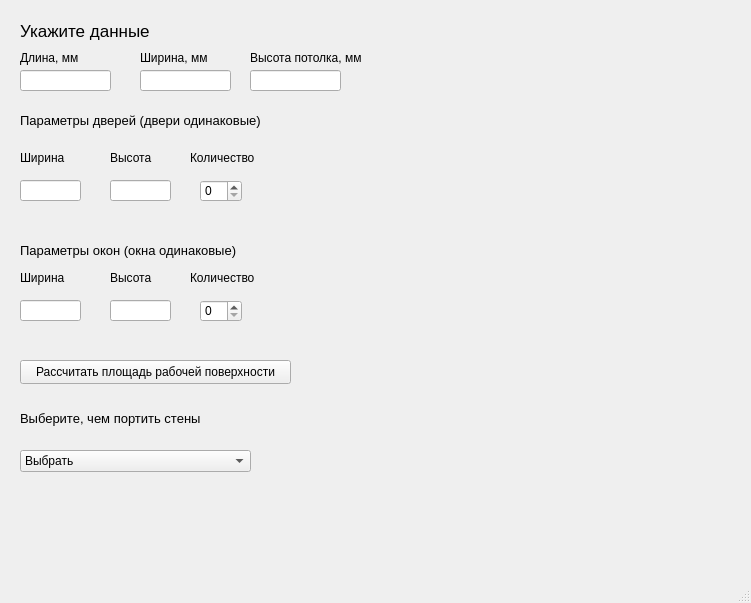
<?xml version="1.0" encoding="UTF-8"?>
<ui version="4.0">
 <class>MainWindow</class>
 <widget class="QMainWindow" name="MainWindow">
  <property name="geometry">
   <rect>
    <x>0</x>
    <y>0</y>
    <width>751</width>
    <height>603</height>
   </rect>
  </property>
  <property name="windowTitle">
   <string>MainWindow</string>
  </property>
  <widget class="QWidget" name="centralwidget">
   <widget class="QLabel" name="label">
    <property name="geometry">
     <rect>
      <x>20</x>
      <y>20</y>
      <width>181</width>
      <height>21</height>
     </rect>
    </property>
    <property name="font">
     <font>
      <pointsize>13</pointsize>
     </font>
    </property>
    <property name="text">
     <string>Укажите данные</string>
    </property>
   </widget>
   <widget class="QLabel" name="label_2">
    <property name="geometry">
     <rect>
      <x>140</x>
      <y>50</y>
      <width>81</width>
      <height>16</height>
     </rect>
    </property>
    <property name="text">
     <string>Ширина, мм</string>
    </property>
   </widget>
   <widget class="QLabel" name="label_3">
    <property name="geometry">
     <rect>
      <x>20</x>
      <y>50</y>
      <width>61</width>
      <height>16</height>
     </rect>
    </property>
    <property name="text">
     <string>Длина, мм</string>
    </property>
   </widget>
   <widget class="QLabel" name="label_4">
    <property name="geometry">
     <rect>
      <x>250</x>
      <y>50</y>
      <width>121</width>
      <height>16</height>
     </rect>
    </property>
    <property name="text">
     <string>Высота потолка, мм</string>
    </property>
   </widget>
   <widget class="QLineEdit" name="inputLength">
    <property name="geometry">
     <rect>
      <x>20</x>
      <y>70</y>
      <width>91</width>
      <height>21</height>
     </rect>
    </property>
   </widget>
   <widget class="QLineEdit" name="inputWidth">
    <property name="geometry">
     <rect>
      <x>140</x>
      <y>70</y>
      <width>91</width>
      <height>21</height>
     </rect>
    </property>
   </widget>
   <widget class="QLineEdit" name="inputHeight">
    <property name="geometry">
     <rect>
      <x>250</x>
      <y>70</y>
      <width>91</width>
      <height>21</height>
     </rect>
    </property>
   </widget>
   <widget class="QPushButton" name="btnCalc">
    <property name="geometry">
     <rect>
      <x>20</x>
      <y>360</y>
      <width>271</width>
      <height>24</height>
     </rect>
    </property>
    <property name="text">
     <string>Рассчитать площадь рабочей поверхности</string>
    </property>
   </widget>
   <widget class="QLabel" name="outputSquare">
    <property name="geometry">
     <rect>
      <x>310</x>
      <y>360</y>
      <width>61</width>
      <height>21</height>
     </rect>
    </property>
    <property name="frameShadow">
     <enum>QFrame::Plain</enum>
    </property>
    <property name="text">
     <string/>
    </property>
    <property name="textFormat">
     <enum>Qt::RichText</enum>
    </property>
   </widget>
   <widget class="QLabel" name="label_5">
    <property name="geometry">
     <rect>
      <x>20</x>
      <y>410</y>
      <width>311</width>
      <height>16</height>
     </rect>
    </property>
    <property name="font">
     <font>
      <pointsize>10</pointsize>
     </font>
    </property>
    <property name="text">
     <string>Выберите, чем портить стены </string>
    </property>
   </widget>
   <widget class="QComboBox" name="comboBox">
    <property name="geometry">
     <rect>
      <x>20</x>
      <y>450</y>
      <width>231</width>
      <height>22</height>
     </rect>
    </property>
    <item>
     <property name="text">
      <string notr="true">Выбрать</string>
     </property>
    </item>
    <item>
     <property name="text">
      <string>Обои</string>
     </property>
    </item>
    <item>
     <property name="text">
      <string>Краска</string>
     </property>
    </item>
    <item>
     <property name="text">
      <string>Панели</string>
     </property>
    </item>
    <item>
     <property name="text">
      <string>Штукатурка</string>
     </property>
    </item>
    <item>
     <property name="text">
      <string>Шпаклевка</string>
     </property>
    </item>
   </widget>
   <widget class="QLabel" name="label_6">
    <property name="geometry">
     <rect>
      <x>190</x>
      <y>150</y>
      <width>71</width>
      <height>16</height>
     </rect>
    </property>
    <property name="text">
     <string>Количество </string>
    </property>
   </widget>
   <widget class="QLabel" name="label_7">
    <property name="geometry">
     <rect>
      <x>20</x>
      <y>110</y>
      <width>321</width>
      <height>21</height>
     </rect>
    </property>
    <property name="font">
     <font>
      <pointsize>10</pointsize>
     </font>
    </property>
    <property name="text">
     <string>Параметры дверей (двери одинаковые)</string>
    </property>
   </widget>
   <widget class="QLabel" name="label_8">
    <property name="geometry">
     <rect>
      <x>20</x>
      <y>150</y>
      <width>55</width>
      <height>16</height>
     </rect>
    </property>
    <property name="text">
     <string>Ширина</string>
    </property>
   </widget>
   <widget class="QLabel" name="label_9">
    <property name="geometry">
     <rect>
      <x>110</x>
      <y>150</y>
      <width>55</width>
      <height>16</height>
     </rect>
    </property>
    <property name="text">
     <string>Высота</string>
    </property>
   </widget>
   <widget class="QLineEdit" name="doorInputWidth">
    <property name="geometry">
     <rect>
      <x>20</x>
      <y>180</y>
      <width>61</width>
      <height>21</height>
     </rect>
    </property>
   </widget>
   <widget class="QLineEdit" name="doorInputHeight">
    <property name="geometry">
     <rect>
      <x>110</x>
      <y>180</y>
      <width>61</width>
      <height>21</height>
     </rect>
    </property>
   </widget>
   <widget class="QSpinBox" name="doorsCount">
    <property name="geometry">
     <rect>
      <x>200</x>
      <y>180</y>
      <width>42</width>
      <height>22</height>
     </rect>
    </property>
   </widget>
   <widget class="QLabel" name="label_10">
    <property name="geometry">
     <rect>
      <x>20</x>
      <y>240</y>
      <width>321</width>
      <height>21</height>
     </rect>
    </property>
    <property name="font">
     <font>
      <pointsize>10</pointsize>
     </font>
    </property>
    <property name="text">
     <string>Параметры окон (окна одинаковые)</string>
    </property>
   </widget>
   <widget class="QLabel" name="label_11">
    <property name="geometry">
     <rect>
      <x>110</x>
      <y>270</y>
      <width>55</width>
      <height>16</height>
     </rect>
    </property>
    <property name="text">
     <string>Высота</string>
    </property>
   </widget>
   <widget class="QSpinBox" name="windowsCount">
    <property name="geometry">
     <rect>
      <x>200</x>
      <y>300</y>
      <width>42</width>
      <height>22</height>
     </rect>
    </property>
   </widget>
   <widget class="QLineEdit" name="windowInputHeight">
    <property name="geometry">
     <rect>
      <x>110</x>
      <y>300</y>
      <width>61</width>
      <height>21</height>
     </rect>
    </property>
   </widget>
   <widget class="QLabel" name="label_12">
    <property name="geometry">
     <rect>
      <x>20</x>
      <y>270</y>
      <width>55</width>
      <height>16</height>
     </rect>
    </property>
    <property name="text">
     <string>Ширина</string>
    </property>
   </widget>
   <widget class="QLabel" name="label_13">
    <property name="geometry">
     <rect>
      <x>190</x>
      <y>270</y>
      <width>71</width>
      <height>16</height>
     </rect>
    </property>
    <property name="text">
     <string>Количество </string>
    </property>
   </widget>
   <widget class="QLineEdit" name="windowInputWidth">
    <property name="geometry">
     <rect>
      <x>20</x>
      <y>300</y>
      <width>61</width>
      <height>21</height>
     </rect>
    </property>
   </widget>
  </widget>
  <widget class="QMenuBar" name="menubar">
   <property name="geometry">
    <rect>
     <x>0</x>
     <y>0</y>
     <width>751</width>
     <height>26</height>
    </rect>
   </property>
  </widget>
  <widget class="QStatusBar" name="statusbar"/>
 </widget>
 <resources/>
 <connections/>
</ui>
